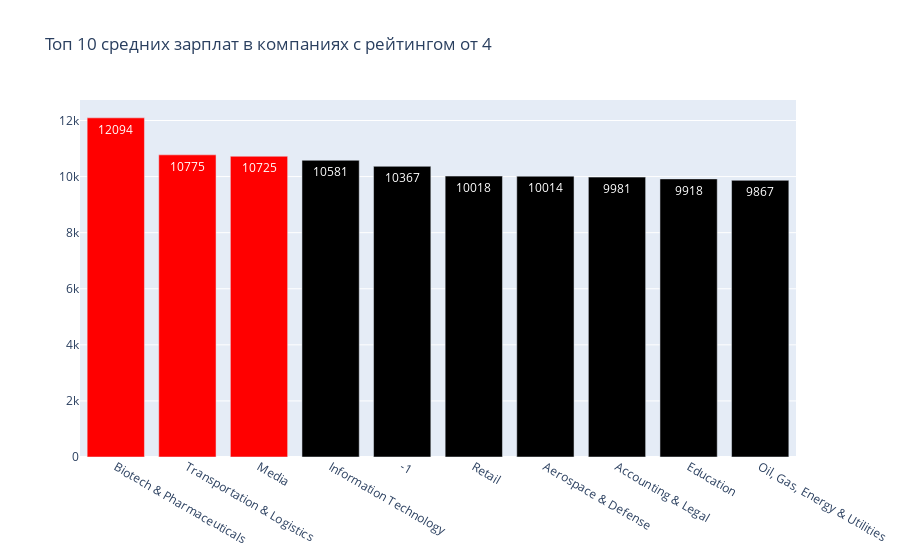

The code cell stored with this chart in its notebook:
### Markdown cell above
### Построить график средних зарплат по популярным компаниям

### Code cell
data = pd.DataFrame(df[df['rating'] >= 4].groupby(by='sector').agg(job_counts=('job_title', 'count'),
                                     mean_salary=('salary_mean', 'mean'))
        .sort_values(by='mean_salary', ascending=False).head(10).reset_index())

fig = go.Figure()

def SetColor(mean_salary):
        if(mean_salary >= 10725):
            return "red"
        else:
            return "black"

fig.add_trace(go.Bar(x=data.sector, 
                     y=data.mean_salary,
                     text = round(data["mean_salary"]),
                     marker=dict(color = list(map(SetColor, data.mean_salary)))))

fig.update_layout(title_text='Топ 10 средних зарплат в компаниях с рейтингом от 4')


fig.show()

### Figure 1 — Plotly figure (JSON) as saved in the notebook; plotly's stock layout.template omitted (floating-point values rounded to 4 significant figures)
{"data": [{"marker": {"color": ["red", "red", "red", "black", "black", "black", "black", "black", "black", "black"]}, "text": [12094, 10775, 10725, 10581, 10367, 10018, 10014, 9981, 9918, 9867], "type": "bar", "x": ["Biotech & Pharmaceuticals", "Transportation & Logistics", "Media", "Information Technology", "-1", "Retail", "Aerospace & Defense", "Accounting & Legal", "Education", "Oil, Gas, Energy & Utilities"], "y": [12090.0, 10775, 10725, 10580.0, 10370.0, 10020.0, 10010.0, 9981.0, 9918.0, 9867.0]}], "layout": {"autosize": true, "title": {"text": "Топ 10 средних зарплат в компаниях с рейтингом от 4"}, "xaxis": {"autorange": true, "range": [-0.5, 9.5], "type": "category"}, "yaxis": {"autorange": true, "range": [0, 12730.0], "type": "linear"}}}
